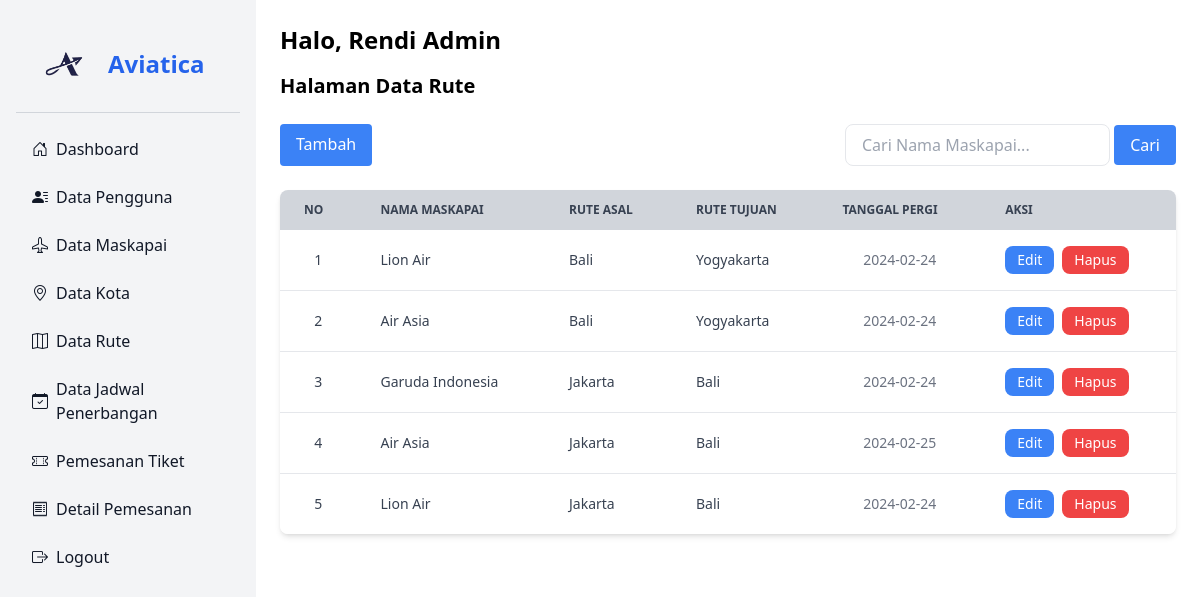
The app's page /admin/rute/index.php (signed in) with its own data.
### tables this page shows
CREATE TABLE `rute` (
  `id_rute` int(11) NOT NULL,
  `id_maskapai` int(11) NOT NULL,
  `rute_asal` varchar(100) NOT NULL,
  `rute_tujuan` varchar(100) NOT NULL,
  `tanggal_pergi` date NOT NULL
);

CREATE TABLE `maskapai` (
  `id_maskapai` int(11) NOT NULL,
  `logo_maskapai` text,
  `nama_maskapai` varchar(50) NOT NULL
);

### admin/rute/functions.php (called while the page is built, shortened)
<?php
require '../../koneksi.php';
function query($query){
    global $conn;
    $rows = [];
    $result = mysqli_query($conn, $query);
    while($row = mysqli_fetch_assoc($result)){
        $rows[] = $row;
    }
    return $rows;
}

### admin/rute/index.php (the view, shortened to what this page needs)
<?php
$search = isset($_GET['search']) ? trim($_GET['search']) : '';
$query = "SELECT * FROM rute INNER JOIN maskapai ON maskapai.id_maskapai = rute.id_maskapai";
$query .= " ORDER BY rute_asal";
$rute = query($query);
?>
<?php require '../../layouts/sidebar_admin.php'; ?>
<div class="p-6 bg-white lg:ml-64 overflow-x-auto">
    <h1 class="text-2xl font-bold mb-4">Halo, <?= $_SESSION["nama_lengkap"]; ?></h1>
    <h2 class="text-xl font-semibold mb-6">Halaman Data Rute</h2>
    <div class="flex mb-4">
        <a href="tambah.php" class="bg-blue-500 text-white px-4 py-2 rounded hover:bg-blue-600">Tambah</a>
        <form method="GET" class="ml-auto">
            <input type="text" name="search" placeholder="Cari Nama Maskapai..." class="px-4 py-2 border rounded-lg" value="<?= htmlspecialchars($search); ?>">
            <button type="submit" class="bg-blue-500 text-white px-4 py-2 rounded hover:bg-blue-600">Cari</button>
        </form>
    </div>
    <div class="mt-6 relative overflow-x-auto shadow-md sm:rounded-lg">
        <table class="w-full text-sm text-left text-gray-500">
            <thead class="text-xs text-gray-700 uppercase bg-gray-300">
                <tr>
                    <th class="px-6 py-3">No</th>
                    <th class="px-6 py-3">Nama Maskapai</th>
                    <th class="px-6 py-3">Rute Asal</th>
                    <th class="px-6 py-3">Rute Tujuan</th>
                    <th class="px-6 py-3">Tanggal Pergi</th>
                    <th class="px-6 py-3">Aksi</th>
                </tr>
            </thead>
            <tbody class="bg-white divide-y divide-gray-200">
                <?php $no = 1; ?>
                <?php foreach ($rute as $data) : ?>
                    <tr class="hover:bg-gray-100 text-sm">
                        <td class="px-6 py-4 text-gray-700 text-center"> <?= $no; ?> </td>
                        <td class="px-6 py-4 text-gray-700 font-medium"> <?= $data["nama_maskapai"]; ?> </td>
                        <td class="px-6 py-4 text-gray-700"> <?= $data["rute_asal"]; ?> </td>
                        <td class="px-6 py-4 text-gray-700"> <?= $data["rute_tujuan"]; ?> </td>
                        <td class="px-6 py-4 text-center"> <?= $data["tanggal_pergi"]; ?> </td>
                        <td class="px-6 py-4">
                            <div class="flex space-x-2">
                                <a href="edit.php?id=<?= $data["id_rute"]; ?>"
                                   class="bg-blue-500 text-white px-3 py-1 rounded-lg hover:bg-blue-700 transition">Edit</a>
                                <a href="hapus.php?id=<?= $data["id_rute"]; ?>"
                                   class="bg-red-500 text-white px-3 py-1 rounded-lg hover:bg-red-700 transition"
                                   onclick="return confirm('Apakah Anda yakin ingin menghapus data ini?')">Hapus</a>
                            </div>
                        </td>
                    </tr>
                    <?php $no++; ?>
                <?php endforeach; ?>
            </tbody>
        </table>
    </div>
</div>

### layouts/sidebar_admin.php (shortened to what this page needs)
<!DOCTYPE html>
<html lang="en">
<head>
    <script src="https://cdn.tailwindcss.com"></script>
    <link rel="stylesheet" href="https://cdn.jsdelivr.net/npm/bootstrap-icons/font/bootstrap-icons.css">
</head>
<body class="bg-white">
<div class="h-screen w-64 bg-gray-100 text-gray-900 fixed flex flex-col p-4 space-y-4" id="sidebar">
    <div class="flex items-center space-x-3 p-4 border-b border-gray-300">
    <img src="/e-ticketing/assets/images/a.png" alt="Logo" class="h-16 w-16">
<span class="text-2xl font-bold text-blue-600">Aviatica</span>
    </div>
    <div class="flex flex-col space-y-2">
        <a href="/e-ticketing/admin/index.php" class="flex items-center space-x-2 py-2 px-4 rounded hover:bg-gray-300">
            <i class="bi bi-house-door"></i><span>Dashboard</span>
        </a>
        <a href="/e-ticketing/admin/pengguna/" class="flex items-center space-x-2 py-2 px-4 rounded hover:bg-gray-300">
            <i class="bi bi-person-lines-fill"></i><span>Data Pengguna</span>
        </a>
        <a href="/e-ticketing/admin/maskapai/" class="flex items-center space-x-2 py-2 px-4 rounded hover:bg-gray-300">
            <i class="bi bi-airplane"></i><span>Data Maskapai</span>
        </a>
        <a href="/e-ticketing/admin/kota/" class="flex items-center space-x-2 py-2 px-4 rounded hover:bg-gray-300">
            <i class="bi bi-geo-alt"></i><span>Data Kota</span>
        </a>
        <a href="/e-ticketing/admin/rute/" class="flex items-center space-x-2 py-2 px-4 rounded hover:bg-gray-300">
            <i class="bi bi-map"></i><span>Data Rute</span>
        </a>
        <a href="/e-ticketing/admin/jadwal/" class="flex items-center space-x-2 py-2 px-4 rounded hover:bg-gray-300">
            <i class="bi bi-calendar-check"></i><span>Data Jadwal Penerbangan</span>
        </a>
        <a href="/e-ticketing/admin/order/" class="flex items-center space-x-2 py-2 px-4 rounded hover:bg-gray-300">
            <i class="bi bi-ticket-perforated"></i><span>Pemesanan Tiket</span>
        </a>
        <a href="/e-ticketing/admin/detail/" class="flex items-center space-x-2 py-2 px-4 rounded hover:bg-gray-300">
            <i class="bi bi-receipt"></i><span>Detail Pemesanan</span>
        </a>
        <a href="/e-ticketing/auth/login/index.php" class="flex items-center space-x-2 py-2 px-4 rounded hover:bg-gray-300"
           onclick="return confirm('Apakah Anda yakin ingin logout?')">
            <i class="bi bi-box-arrow-right"></i><span>Logout</span>
        </a>
    </div>
</div>
</body>
</html>

### records on screen
rute: id_maskapai.nama_maskapai "Lion Air", rute_asal "Bali", rute_tujuan "Yogyakarta", tanggal_pergi "2024-02-24"
rute: id_maskapai.nama_maskapai "Air Asia", rute_asal "Bali", rute_tujuan "Yogyakarta", tanggal_pergi "2024-02-24"
rute: id_maskapai.nama_maskapai "Garuda Indonesia", rute_asal "Jakarta", rute_tujuan "Bali", tanggal_pergi "2024-02-24"
rute: id_maskapai.nama_maskapai "Air Asia", rute_asal "Jakarta", rute_tujuan "Bali", tanggal_pergi "2024-02-25"
rute: id_maskapai.nama_maskapai "Lion Air", rute_asal "Jakarta", rute_tujuan "Bali", tanggal_pergi "2024-02-24"

### other values on screen
$_SESSION["nama_lengkap"] "Rendi Admin"
